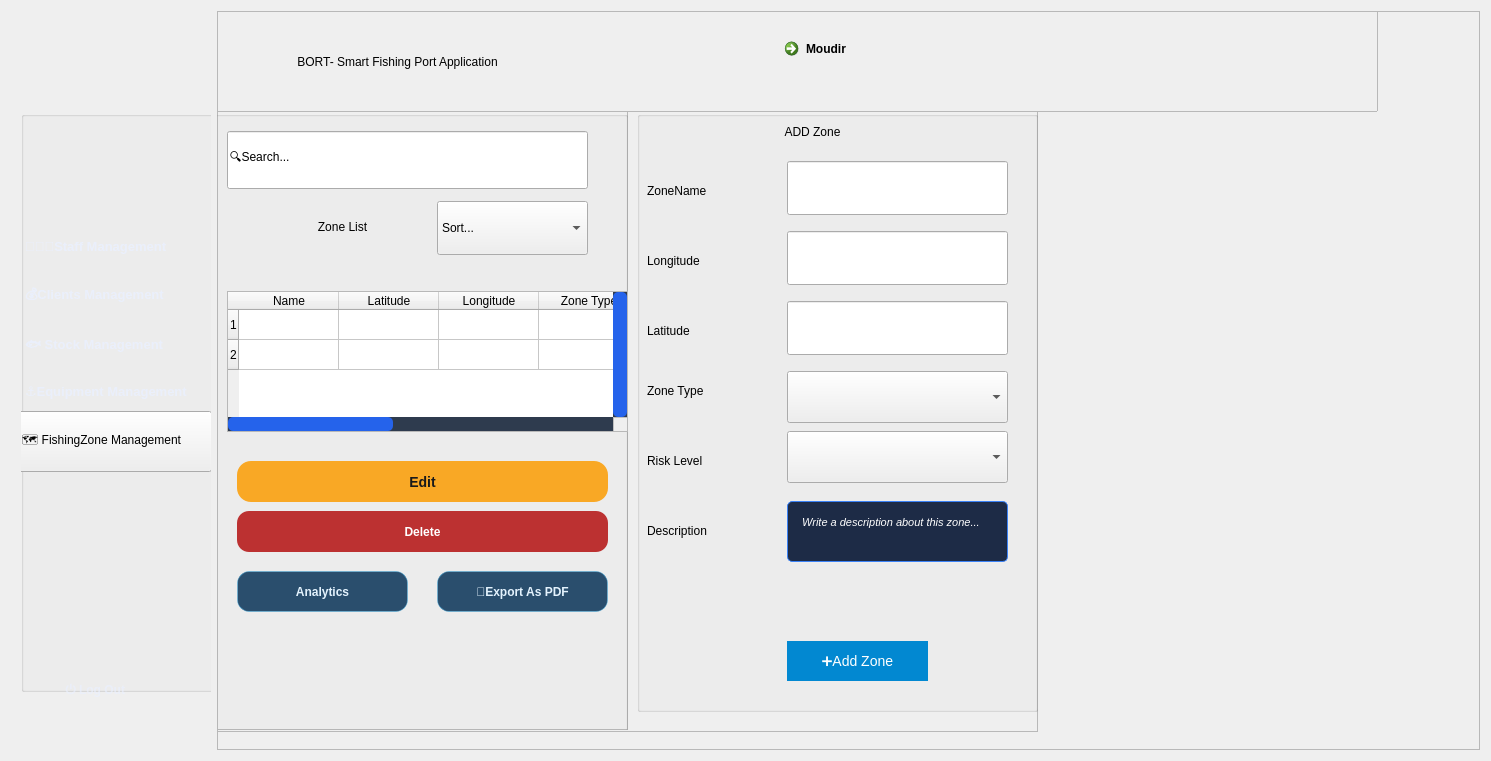
     <widget class="QWidget" name="layoutWidget_8">
      <property name="geometry">
       <rect>
        <x>0</x>
        <y>0</y>
        <width>1491</width>
        <height>761</height>
       </rect>
      </property>
      <layout class="QHBoxLayout" name="horizontalLayout_10">
       <item>
        <widget class="QFrame" name="sidebarMenu_Z">
         <property name="minimumSize">
          <size>
           <width>200</width>
           <height>0</height>
          </size>
         </property>
         <property name="maximumSize">
          <size>
           <width>200</width>
           <height>16777215</height>
          </size>
         </property>
         <property name="frameShape">
          <enum>QFrame::Shape::NoFrame</enum>
         </property>
         <property name="frameShadow">
          <enum>QFrame::Shadow::Raised</enum>
         </property>
         <widget class="QGroupBox" name="groupBox_Z">
          <property name="geometry">
           <rect>
            <x>10</x>
            <y>100</y>
            <width>200</width>
            <height>581</height>
           </rect>
          </property>
          <property name="minimumSize">
           <size>
            <width>200</width>
            <height>0</height>
           </size>
          </property>
          <property name="maximumSize">
           <size>
            <width>200</width>
            <height>16777215</height>
           </size>
          </property>
          <property name="title">
           <string/>
          </property>
          <widget class="QPushButton" name="staffmanagementBTNZ">
           <property name="geometry">
            <rect>
             <x>-30</x>
             <y>300</y>
             <width>221</width>
             <height>61</height>
            </rect>
           </property>
           <property name="styleSheet">
            <string notr="true">QPushButton#fishingzonemanagementBTNZ {
    background: transparent;
    border: none;
    color: rgba(234,240,255,0.80);
    padding: 12px 14px;
    border-radius: 12px;
    text-align: left;
    font-size: 13px;
    font-weight: 650;
}

/* Hover effect */

QPushButton#fishingzonemanagementBTNZ:hover {
    background-color: rgba(88,184,255,0.14);
    border: 1px solid rgba(88,184,255,0.25);
    color: #FFFFFF;
}

/* Pressed */

QPushButton#fishingzonemanagementBTNZ:pressed {
    background-color: rgba(88,184,255,0.25);
}
</string>
           </property>
           <property name="text">
            <string>🗺️ FishingZone Management</string>
           </property>
           <property name="active" stdset="0">
            <bool>true</bool>
           </property>
          </widget>
          <widget class="QPushButton" name="clientsmanagementBTNZ">
           <property name="geometry">
            <rect>
             <x>-10</x>
             <y>160</y>
             <width>191</width>
             <height>51</height>
            </rect>
           </property>
           <property name="styleSheet">
            <string notr="true">QPushButton#clientsmanagementBTNZ {
    background: transparent;
    border: none;
    color: rgba(234,240,255,0.80);
    padding: 12px 14px;
    border-radius: 12px;
    text-align: left;
    font-size: 13px;
    font-weight: 650;
}

/* Hover effect */

QPushButton#clientsmanagementBTNZ:hover {
    background-color: rgba(88,184,255,0.14);
    border: 1px solid rgba(88,184,255,0.25);
    color: #FFFFFF;
}

/* Pressed */

QPushButton#clientsmanagementBTNZ:pressed {
    background-color: rgba(88,184,255,0.25);
}
</string>
           </property>
           <property name="text">
            <string>💰Clients Management</string>
           </property>
          </widget>
          <widget class="QPushButton" name="stockmanagementBTNZ">
           <property name="geometry">
            <rect>
             <x>-10</x>
             <y>210</y>
             <width>171</width>
             <height>51</height>
            </rect>
           </property>
           <property name="styleSheet">
            <string notr="true">QPushButton#stockmanagementBTNZ {
    background: transparent;
    border: none;
    color: rgba(234,240,255,0.80);
    padding: 12px 14px;
    border-radius: 12px;
    text-align: left;
    font-size: 13px;
    font-weight: 650;
}

/* Hover effect */

QPushButton#stockmanagementBTNZ:hover {
    background-color: rgba(88,184,255,0.14);
    border: 1px solid rgba(88,184,255,0.25);
    color: #FFFFFF;
}

/* Pressed */

QPushButton#stockmanagementBTNZ:pressed {
    background-color: rgba(88,184,255,0.25);
}</string>
           </property>
           <property name="text">
            <string>🐟 Stock Management</string>
           </property>
          </widget>
          <widget class="QPushButton" name="fishingzonemanagementBTNZ">
           <property name="geometry">
            <rect>
             <x>-10</x>
             <y>110</y>
             <width>221</width>
             <height>51</height>
            </rect>
           </property>
           <property name="styleSheet">
            <string notr="true">QPushButton#fishingzonemanagementBTNZ,
QPushButton#staffmanagementBTN,Z
QPushButton#stockmanagementBTNZ {
    background: transparent;
    border: none;
    color: rgba(234,240,255,0.80);
    padding: 12px 14px;
    border-radius: 12px;
    text-align: left;
    font-size: 13px;
    font-weight: 650;
}

/* Hover effect */
QPushButton#clientsmanagementBTNZ:hover,
QPushButton#equipmentmanagementBTNZ:hover,
QPushButton#fishingzonemanagementBTNZ:hover,
QPushButton#staffmanagementBTNZ:hover,
QPushButton#stockmanagementBTNZ:hover {
    background-color: rgba(88,184,255,0.14);
    border: 1px solid rgba(88,184,255,0.25);
    color: #FFFFFF;
}

/* Pressed */
QPushButton#clientsmanagementBTNZ:pressed,
QPushButton#equipmentmanagementBTNZ:pressed,
QPushButton#fishingzonemanagementBTNZ:pressed,
QPushButton#staffmanagementBTNZ:pressed,
QPushButton#stockmanagementBTNZ:pressed {
    background-color: rgba(88,184,255,0.25);
}</string>
           </property>
           <property name="text">
            <string>👩🏻‍💼Staff Management</string>
           </property>
          </widget>
          <widget class="QPushButton" name="equipmentmanagementBTNZ">
           <property name="geometry">
            <rect>
             <x>-10</x>
             <y>260</y>
             <width>201</width>
             <height>41</height>
            </rect>
           </property>
           <property name="styleSheet">
            <string notr="true">QPushButton#equipmentmanagementBTNZ {
    background: transparent;
    border: none;
    color: rgba(234,240,255,0.80);
    padding: 12px 14px;
    border-radius: 12px;
    text-align: left;
    font-size: 13px;
    font-weight: 650;
}

/* Hover effect */

QPushButton#equipmentmanagementBTNZ:hover {
    background-color: rgba(88,184,255,0.14);
    border: 1px solid rgba(88,184,255,0.25);
    color: #FFFFFF;
}

/* Pressed */

QPushButton#equipmentmanagementBTNZ:pressed {
    background-color: rgba(88,184,255,0.25);
}
</string>
           </property>
           <property name="text">
            <string>⚓Equipment Management</string>
           </property>
          </widget>
         </widget>
         <widget class="QLabel" name="logoheader_Z">
          <property name="geometry">
           <rect>
            <x>0</x>
            <y>10</y>
            <width>181</width>
            <height>151</height>
           </rect>
          </property>
          <property name="text">
           <string/>
          </property>
          <property name="pixmap">
           <pixmap resource="Ressources.qrc">:/Images/logoHeader1.png</pixmap>
          </property>
         </widget>
         <widget class="QPushButton" name="logOutBTNZ">
          <property name="geometry">
           <rect>
            <x>40</x>
            <y>650</y>
            <width>121</width>
            <height>61</height>
           </rect>
          </property>
          <property name="styleSheet">
           <string notr="true">QPushButton#logOutBTNZ {
    background: transparent;
    border: none;
    color: rgba(234,240,255,0.65);
    padding: 12px 14px;
    border-radius: 12px;
    text-align: left;
    font-weight: 650;
}

QPushButton#logOutBTNZ:hover {
    background-color: rgba(255, 120, 120, 0.12);
    border: 1px solid rgba(255, 120, 120, 0.25);
    color: #FFC1C1;
}</string>
          </property>
          <property name="text">
           <string>⏻ Log Out</string>
          </property>
         </widget>
        </widget>
       </item>
       <item>
        <widget class="QFrame" name="contenumain_Z">
         <property name="frameShape">
          <enum>QFrame::Shape::StyledPanel</enum>
         </property>
         <property name="frameShadow">
          <enum>QFrame::Shadow::Raised</enum>
         </property>
         <property name="active" stdset="0">
          <bool>true</bool>
         </property>
         <widget class="QWidget" name="verticalLayoutWidget_7">
          <property name="geometry">
           <rect>
            <x>-270</x>
            <y>0</y>
            <width>1431</width>
            <height>101</height>
           </rect>
          </property>
          <layout class="QVBoxLayout" name="verticalLayout_8">
           <item>
            <widget class="QFrame" name="header_Z">
             <property name="frameShape">
              <enum>QFrame::Shape::StyledPanel</enum>
             </property>
             <property name="frameShadow">
              <enum>QFrame::Shadow::Raised</enum>
             </property>
             <widget class="QLabel" name="titreHeader_Z">
              <property name="geometry">
               <rect>
                <x>220</x>
                <y>20</y>
                <width>461</width>
                <height>61</height>
               </rect>
              </property>
              <property name="text">
               <string>BORT- Smart Fishing Port Application</string>
              </property>
              <property name="alignment">
               <set>Qt::AlignmentFlag::AlignCenter</set>
              </property>
             </widget>
             <widget class="QCommandLinkButton" name="userprofiledetails_Z">
              <property name="geometry">
               <rect>
                <x>830</x>
                <y>20</y>
                <width>211</width>
                <height>51</height>
               </rect>
              </property>
              <property name="text">
               <string>Moudir</string>
              </property>
             </widget>
             <widget class="QLabel" name="avatar_Z">
              <property name="geometry">
               <rect>
                <x>990</x>
                <y>20</y>
                <width>46</width>
                <height>46</height>
               </rect>
              </property>
              <property name="text">
               <string/>
              </property>
              <property name="pixmap">
               <pixmap resource="Ressources.qrc">:/Images/avatar.png</pixmap>
              </property>
             </widget>
            </widget>
           </item>
          </layout>
         </widget>
         <widget class="QWidget" name="layoutWidget_9">
          <property name="geometry">
           <rect>
            <x>-10</x>
            <y>100</y>
            <width>831</width>
            <height>621</height>
           </rect>
          </property>
          <layout class="QHBoxLayout" name="horizontalLayout_11">
           <item>
            <widget class="QFrame" name="liststaff_Z">
             <property name="frameShape">
              <enum>QFrame::Shape::StyledPanel</enum>
             </property>
             <property name="frameShadow">
              <enum>QFrame::Shadow::Raised</enum>
             </property>
             <widget class="QFrame" name="formAddStaff_Z">
              <property name="geometry">
               <rect>
                <x>10</x>
                <y>0</y>
                <width>411</width>
                <height>619</height>
               </rect>
              </property>
              <property name="frameShape">
               <enum>QFrame::Shape::StyledPanel</enum>
              </property>
              <property name="frameShadow">
               <enum>QFrame::Shadow::Raised</enum>
              </property>
              <widget class="QGroupBox" name="listzonee">
               <property name="geometry">
                <rect>
                 <x>-10</x>
                 <y>0</y>
                 <width>421</width>
                 <height>621</height>
                </rect>
               </property>
               <property name="title">
                <string/>
               </property>
               <widget class="QLineEdit" name="ZoneSearch">
                <property name="geometry">
                 <rect>
                  <x>20</x>
                  <y>20</y>
                  <width>361</width>
                  <height>58</height>
                 </rect>
                </property>
                <property name="text">
                 <string>🔍Search...</string>
                </property>
               </widget>
               <widget class="QLabel" name="Zonelistlabel">
                <property name="geometry">
                 <rect>
                  <x>40</x>
                  <y>90</y>
                  <width>191</width>
                  <height>51</height>
                 </rect>
                </property>
                <property name="text">
                 <string>Zone List</string>
                </property>
                <property name="alignment">
                 <set>Qt::AlignmentFlag::AlignCenter</set>
                </property>
               </widget>
               <widget class="QComboBox" name="sortzone">
                <property name="geometry">
                 <rect>
                  <x>230</x>
                  <y>90</y>
                  <width>151</width>
                  <height>54</height>
                 </rect>
                </property>
                <item>
                 <property name="text">
                  <string>Sort...</string>
                 </property>
                </item>
                <item>
                 <property name="text">
                  <string>Zone Name</string>
                 </property>
                </item>
                <item>
                 <property name="text">
                  <string>Longitude</string>
                 </property>
                </item>
               </widget>
               <widget class="QTableWidget" name="ZoneTable">
                <property name="geometry">
                 <rect>
                  <x>20</x>
                  <y>180</y>
                  <width>401</width>
                  <height>141</height>
                 </rect>
                </property>
                <property name="styleSheet">
                 <string notr="true">/* QScrollBar */
QScrollBar {
    background: #2e3b4e;
    border-radius: 10px;
}

QScrollBar::handle {
    background: #2563EB;
    border-radius: 5px;
}

QScrollBar::handle:hover {
    background: #4B8BFB;
}

QScrollBar::add-line, QScrollBar::sub-line {
    background: none;
    border: none;
}
</string>
                </property>
                <property name="verticalScrollBarPolicy">
                 <enum>Qt::ScrollBarPolicy::ScrollBarAlwaysOn</enum>
                </property>
                <property name="horizontalScrollBarPolicy">
                 <enum>Qt::ScrollBarPolicy::ScrollBarAlwaysOn</enum>
                </property>
                <property name="rowCount">
                 <number>2</number>
                </property>
                <property name="columnCount">
                 <number>7</number>
                </property>
                <row/>
                <row/>
                <column>
                 <property name="text">
                  <string>Name</string>
                 </property>
                </column>
                <column>
                 <property name="text">
                  <string>Latitude</string>
                 </property>
                </column>
                <column>
                 <property name="text">
                  <string>Longitude</string>
                 </property>
                </column>
                <column>
                 <property name="text">
                  <string>Zone Type</string>
                 </property>
                </column>
                <column>
                 <property name="text">
                  <string>Period</string>
                 </property>
                </column>
                <column>
                 <property name="text">
                  <string>Risk Level</string>
                 </property>
                </column>
                <column>
                 <property name="text">
                  <string>Description</string>
                 </property>
                </column>
               </widget>
               <widget class="QPushButton" name="EditZonebtn">
                <property name="geometry">
                 <rect>
                  <x>30</x>
                  <y>350</y>
                  <width>371</width>
                  <height>41</height>
                 </rect>
                </property>
                <property name="styleSheet">
                 <string notr="true">/* ======================================= */
/* ========= MODIFY STAFF BUTTON ========= */
/* ======================================= */

#EditZonebtn {
    background-color: #f9a825;            /* Jaune principal */
    color: #1a1a1a;
    border: none;
    border-radius: 14px;
    padding: 12px 20px;
    font-size: 14px;
    font-weight: 700;
}

/* Hover */
#EditZonebtn:hover {
    background-color: #fbc02d;            /* Jaune plus clair */
    box-shadow: 0 0 15px rgba(251, 192, 45, 0.6);
}

/* Click (pressed) */
#EditZonebtn:pressed {
    background-color: #f57f17;            /* Jaune foncé */
    box-shadow: inset 0 3px 6px rgba(0,0,0,0.35);
}
</string>
                </property>
                <property name="text">
                 <string>Edit</string>
                </property>
               </widget>
               <widget class="QPushButton" name="DeleteZone">
                <property name="geometry">
                 <rect>
                  <x>30</x>
                  <y>400</y>
                  <width>371</width>
                  <height>41</height>
                 </rect>
                </property>
                <property name="styleSheet">
                 <string notr="true">#DeleteZone {
    background-color: rgba(183, 28, 28, 0.9);
    border: none;
    border-radius: 12px;
    color: white;
    padding: 10px 16px;
    font-weight: 600;
}

#DeleteZone:hover {
    background-color: #e53935;
    box-shadow: 0 0 15px rgba(244, 67, 54, 0.6);
}</string>
                </property>
                <property name="text">
                 <string>Delete</string>
                </property>
               </widget>
               <widget class="QPushButton" name="AnalyticsZone">
                <property name="geometry">
                 <rect>
                  <x>30</x>
                  <y>460</y>
                  <width>171</width>
                  <height>41</height>
                 </rect>
                </property>
                <property name="styleSheet">
                 <string notr="true">#AnalyticsZone {
    background-color: rgba(20, 60, 95, 0.9);
    border: 1px solid rgba(79, 195, 247, 0.4);
    border-radius: 12px;
    color: #e3f2fd;
    padding: 10px 16px;
    font-weight: 600;
}


#AnalyticsZone:hover {
    background-color: rgba(79, 195, 247, 0.35);
    color: white;
}</string>
                </property>
                <property name="text">
                 <string>Analytics</string>
                </property>
                <property name="icon">
                 <iconset theme="QIcon::ThemeIcon::DocumentOpenRecent"/>
                </property>
               </widget>
               <widget class="QPushButton" name="exportZone">
                <property name="geometry">
                 <rect>
                  <x>230</x>
                  <y>460</y>
                  <width>171</width>
                  <height>41</height>
                 </rect>
                </property>
                <property name="styleSheet">
                 <string notr="true">#exportZone {
    background-color: rgba(20, 60, 95, 0.9);
    border: 1px solid rgba(79, 195, 247, 0.4);
    border-radius: 12px;
    color: #e3f2fd;
    padding: 10px 16px;
    font-weight: 600;
}


#exportZone:hover {
    background-color: rgba(79, 195, 247, 0.35);
    color: white;
}</string>
                </property>
                <property name="text">
                 <string>📝Export As PDF</string>
                </property>
               </widget>
              </widget>
             </widget>
             <widget class="QGroupBox" name="formzone">
              <property name="geometry">
               <rect>
                <x>430</x>
                <y>0</y>
                <width>401</width>
                <height>601</height>
               </rect>
              </property>
              <property name="title">
               <string/>
              </property>
              <widget class="QLabel" name="labeladdzone">
               <property name="geometry">
                <rect>
                 <x>100</x>
                 <y>0</y>
                 <width>151</width>
                 <height>41</height>
                </rect>
               </property>
               <property name="text">
                <string>ADD Zone</string>
               </property>
               <property name="alignment">
                <set>Qt::AlignmentFlag::AlignCenter</set>
               </property>
              </widget>
              <widget class="QComboBox" name="zoneEdit">
               <property name="geometry">
                <rect>
                 <x>150</x>
                 <y>260</y>
                 <width>221</width>
                 <height>52</height>
                </rect>
               </property>
               <item>
                <property name="text">
                 <string/>
                </property>
               </item>
               <item>
                <property name="text">
                 <string>Open</string>
                </property>
               </item>
               <item>
                <property name="text">
                 <string>Crowded</string>
                </property>
               </item>
              </widget>
              <widget class="QLabel" name="ZoneNameLabel">
               <property name="geometry">
                <rect>
                 <x>10</x>
                 <y>70</y>
                 <width>131</width>
                 <height>20</height>
                </rect>
               </property>
               <property name="text">
                <string>ZoneName</string>
               </property>
              </widget>
              <widget class="QLineEdit" name="ZoneName">
               <property name="geometry">
                <rect>
                 <x>150</x>
                 <y>50</y>
                 <width>221</width>
                 <height>54</height>
                </rect>
               </property>
              </widget>
              <widget class="QLabel" name="LongitudeLabel">
               <property name="geometry">
                <rect>
                 <x>10</x>
                 <y>140</y>
                 <width>111</width>
                 <height>20</height>
                </rect>
               </property>
               <property name="text">
                <string>Longitude</string>
               </property>
              </widget>
              <widget class="QLineEdit" name="Longitude">
               <property name="geometry">
                <rect>
                 <x>150</x>
                 <y>120</y>
                 <width>221</width>
                 <height>54</height>
                </rect>
               </property>
              </widget>
              <widget class="QLabel" name="LatitudeLabel">
               <property name="geometry">
                <rect>
                 <x>10</x>
                 <y>210</y>
                 <width>141</width>
                 <height>20</height>
                </rect>
               </property>
               <property name="text">
                <string>Latitude</string>
               </property>
              </widget>
              <widget class="QLineEdit" name="Latitude">
               <property name="geometry">
                <rect>
                 <x>150</x>
                 <y>190</y>
                 <width>221</width>
                 <height>54</height>
                </rect>
               </property>
              </widget>
              <widget class="QLabel" name="ZoneTypeLabel">
               <property name="geometry">
                <rect>
                 <x>10</x>
                 <y>270</y>
                 <width>151</width>
                 <height>20</height>
                </rect>
               </property>
               <property name="text">
                <string>Zone Type</string>
               </property>
              </widget>
              <widget class="QComboBox" name="RiskLevel">
               <property name="geometry">
                <rect>
                 <x>150</x>
                 <y>320</y>
                 <width>221</width>
                 <height>52</height>
                </rect>
               </property>
               <item>
                <property name="text">
                 <string/>
                </property>
               </item>
               <item>
                <property name="text">
                 <string>Risky</string>
                </property>
               </item>
               <item>
                <property name="text">
                 <string>Mild</string>
                </property>
               </item>
               <item>
                <property name="text">
                 <string>Safe</string>
                </property>
               </item>
              </widget>
              <widget class="QLabel" name="RiskLevelC">
               <property name="geometry">
                <rect>
                 <x>10</x>
                 <y>340</y>
                 <width>141</width>
                 <height>20</height>
                </rect>
               </property>
               <property name="text">
                <string>Risk Level</string>
               </property>
              </widget>
              <widget class="QPushButton" name="addZonebtn">
               <property name="geometry">
                <rect>
                 <x>150</x>
                 <y>530</y>
                 <width>141</width>
                 <height>40</height>
                </rect>
               </property>
               <property name="styleSheet">
                <string notr="true">#addZonebtn {
    background-color: #0288d1;
    border: none;
    color: white;
    font-size: 14px;
}

#addZonebtn:hover {
    background-color: #039be5;
    box-shadow: 0 0 20px rgba(79, 195, 247, 0.6);
}</string>
               </property>
               <property name="text">
                <string>➕Add Zone</string>
               </property>
              </widget>
              <widget class="QLabel" name="DescriptionLabel">
               <property name="geometry">
                <rect>
                 <x>10</x>
                 <y>410</y>
                 <width>81</width>
                 <height>20</height>
                </rect>
               </property>
               <property name="text">
                <string>Description</string>
               </property>
              </widget>
              <widget class="QTextEdit" name="DescriptionEdit">
               <property name="geometry">
                <rect>
                 <x>150</x>
                 <y>390</y>
                 <width>221</width>
                 <height>61</height>
                </rect>
               </property>
               <property name="styleSheet">
                <string notr="true">/* For QLineEdit */
QLineEdit {
    background-color: #1D2B46; /* Dark Blue background */
    color: white; /* White text */
    border: 1px solid #3B82F6; /* Blue border */
    border-radius: 5px;
    padding: 8px;
    font-size: 14px;
}

/* For QComboBox */
QComboBox {
    background-color: #1D2B46; /* Dark Blue background */
    color: white; /* White text */
    border: 1px solid #3B82F6; /* Blue border */
    border-radius: 5px;
    padding: 5px;
    font-size: 14px;
}

QComboBox::drop-down {
    background-color: #1D2B46; /* Dark Blue background */
    border: none;
}

/* For QTextEdit */
QTextEdit {
    background-color: #1D2B46; /* Dark Blue background */
    color: white; /* White text */
    border: 1px solid #3B82F6; /* Blue border */
    border-radius: 5px;
    padding: 10px;
    font-size: 14px;
}

QTextEdit:focus {
    border: 1px solid #2563EB; /* Blue border on focus */
}
</string>
               </property>
               <property name="html">
                <string>&lt;!DOCTYPE HTML PUBLIC &quot;-//W3C//DTD HTML 4.0//EN&quot; &quot;http://www.w3.org/TR/REC-html40/strict.dtd&quot;&gt;
&lt;html&gt;&lt;head&gt;&lt;meta name=&quot;qrichtext&quot; content=&quot;1&quot; /&gt;&lt;meta charset=&quot;utf-8&quot; /&gt;&lt;style type=&quot;text/css&quot;&gt;
p, li { white-space: pre-wrap; }
hr { height: 1px; border-width: 0; }
li.unchecked::marker { content: &quot;\2610&quot;; }
li.checked::marker { content: &quot;\2612&quot;; }
&lt;/style&gt;&lt;/head&gt;&lt;body style=&quot; font-family:'Segoe UI','Arial','sans-serif'; font-size:14px; font-weight:400; font-style:normal;&quot;&gt;
&lt;p style=&quot; margin-top:0px; margin-bottom:0px; margin-left:0px; margin-right:0px; -qt-block-indent:0; text-indent:0px;&quot;&gt;&lt;span style=&quot; font-size:8pt; font-style:italic;&quot;&gt;Write a description about this zone...&lt;/span&gt;&lt;/p&gt;
&lt;p style=&quot;-qt-paragraph-type:empty; margin-top:0px; margin-bottom:0px; margin-left:0px; margin-right:0px; -qt-block-indent:0; text-indent:0px; font-size:8pt; font-style:italic;&quot;&gt;&lt;br /&gt;&lt;/p&gt;&lt;/body&gt;&lt;/html&gt;</string>
               </property>
              </widget>
              <widget class="QLabel" name="ZoneImage">
               <property name="geometry">
                <rect>
                 <x>20</x>
                 <y>410</y>
                 <width>220</width>
                 <height>220</height>
                </rect>
               </property>
               <property name="text">
                <string/>
               </property>
               <property name="pixmap">
                <pixmap resource="Ressources.qrc">:/Images/zoneimage.png</pixmap>
               </property>
              </widget>
             </widget>
            </widget>
           </item>
          </layout>
         </widget>
        </widget>
       </item>
      </layout>
     </widget>
